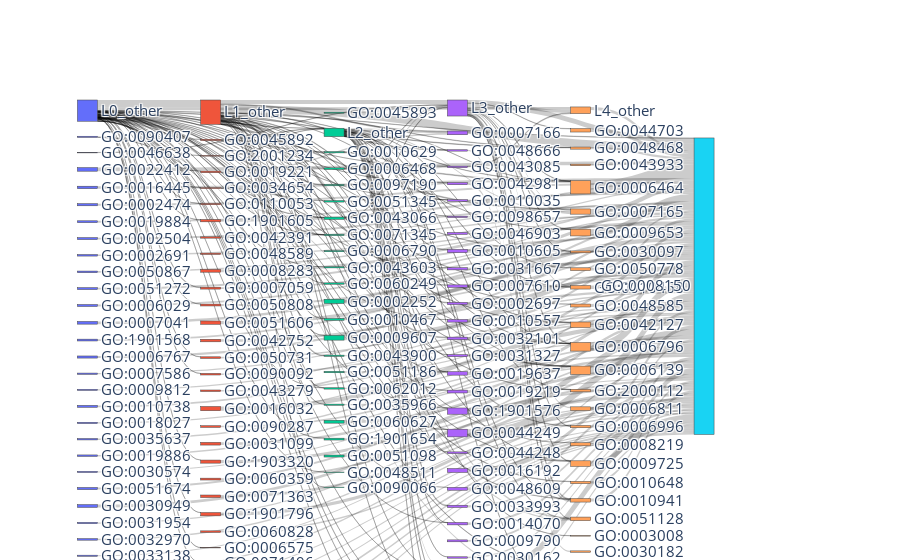

Notebook code cell kept with this figure:
### Code cell
ov_sankey = plot_sankey(sankey_value_id_ov, sankey_source_id_ov, sankey_target_id_ov,
                node_label, node_col, node_level, positive_flow=True, go_dag=go_dag, filename='Sankey_OV')

### Figure 1 — Plotly figure (JSON) as saved in the notebook; plotly's stock layout.template omitted (floating-point values rounded to 4 significant figures; data arrays with more than 128 entries replaced by an {"elided": "..."} marker saying what was removed)
{"data": [{"arrangement": "snap", "link": {"source": {"elided": "254 int values"}, "target": {"elided": "254 int values"}, "value": {"elided": "254 float values"}}, "node": {"color": {"elided": "146 str values"}, "customdata": {"elided": "146 str values"}, "hovertemplate": "%{label}: %{customdata}<extra></extra>", "label": {"elided": "146 str values"}, "pad": 15, "thickness": 20, "x": {"elided": "146 float values"}, "y": {"elided": "146 float values"}}, "type": "sankey"}], "layout": {"autosize": true, "font": {"size": 15}, "hoverlabel": {"font": {"size": 15}}}}
